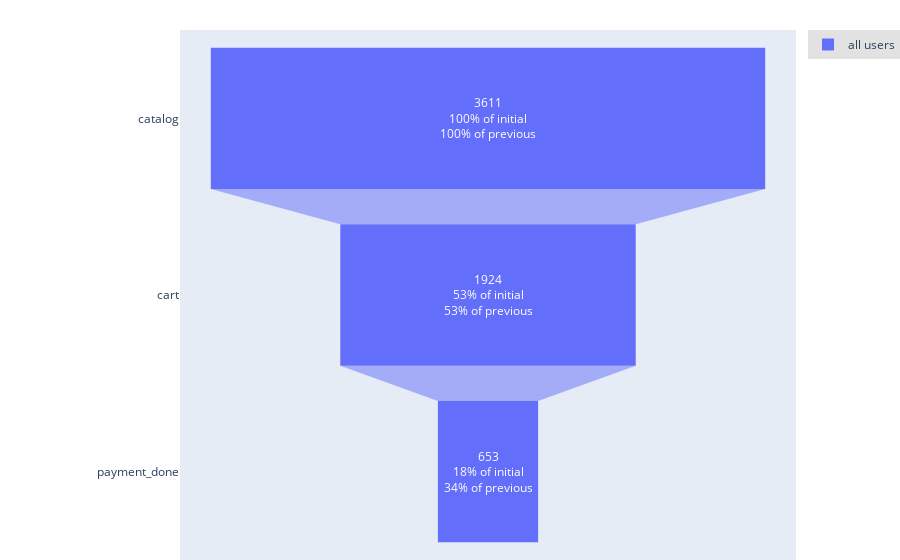

The notebook cell this image was saved under:
### Code cell
ff.plot()

### Figure 1 — Plotly figure (JSON) as saved in the notebook; plotly's stock layout.template omitted (floating-point values rounded to 4 significant figures)
{"data": [{"name": "all users", "textinfo": "value+percent initial+percent previous", "x": [3611, 1924, 653], "y": ["catalog", "cart", "payment_done"], "type": "funnel"}], "layout": {"funnelmode": "stack", "hovermode": "closest", "legend": {"bgcolor": "#E2E2E2", "font": {"size": 12}, "orientation": "v", "xanchor": "left"}, "margin": {"b": 0, "l": 180, "pad": 0, "r": 0, "t": 30}, "showlegend": true}}
